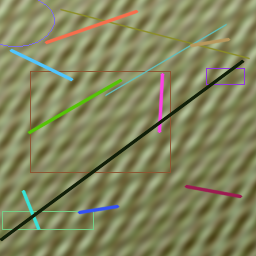
#> input picture samples/01_acceptable_clean.png, 256 x 256 px; its folder holds only this picture in this run
$ python -i features.py   (imports and definitions only)   (older library calls are emulated)
#> lines starting #> are read from the running program, lines starting #| are printed output that depends on the picture; after the words box and inside, x2 and y2 are one past the last pixel; in counts of white or black regions, pixels touching at a corner belong together
#> further down, picture is the input picture: shape (256, 256, 3); mean B, G, R 92.6, 133.2, 130.8
"""Image-quality feature extraction with OpenCV and NumPy.

Each feature is documented in FEATURE_SPECS (what / why / how / ML role).
"""

from __future__ import annotations

import cv2
import numpy as np

FEATURE_NAMES: list[str] = [
    "sharpness_laplacian_var",
    "edge_density",
    "gradient_mean",
    "brightness_mean",
    "brightness_p5",
    "brightness_p95",
    "dark_pixel_ratio",
    "bright_pixel_ratio",
    "contrast_std",
    "histogram_entropy",
    "histogram_skew",
    "noise_median_residual",
    "high_freq_energy",
    "saturation_mean",
    "saturation_std",
    "color_channel_imbalance",
    "local_mean_deviation",
    "tophat_residue",
    "blackhat_residue",
    "extreme_blob_ratio",
]

FEATURE_SPECS: dict[str, dict[str, str]] = {
    "sharpness_laplacian_var": {
        "measures": "Focus / high-frequency edge energy",
        "why": "Blurred images have a much smaller Laplacian response",
        "how": "Variance of Laplacian (second derivative) on grayscale",
        "ml_role": "Primary cue for blur / insufficient sharpness",
    },
    "edge_density": {
        "measures": "Fraction of pixels that are Canny edges",
        "why": "Blur and severe degradation suppress edges",
        "how": "Canny edge map mean",
        "ml_role": "Supports sharpness and severe-degradation classes",
    },
    "gradient_mean": {
        "measures": "Average Sobel gradient magnitude (texture)",
        "why": "Texture collapses under blur and some defects add local gradients",
        "how": "Mean of hypot(Sobel-x, Sobel-y)",
        "ml_role": "Texture statistic for quality and defect models",
    },
    "brightness_mean": {
        "measures": "Overall luminance",
        "why": "Underexposure is dark; overexposure is bright",
        "how": "Mean of 8-bit grayscale",
        "ml_role": "Exposure-related class separation",
    },
    "brightness_p5": {
        "measures": "Dark-end luminance (5th percentile)",
        "why": "Captures crushed shadows better than the mean alone",
        "how": "np.percentile(gray, 5)",
        "ml_role": "Underexposure cue",
    },
    "brightness_p95": {
        "measures": "Highlight luminance (95th percentile)",
        "why": "Captures clipped highlights",
        "how": "np.percentile(gray, 95)",
        "ml_role": "Overexposure cue",
    },
    "dark_pixel_ratio": {
        "measures": "Share of near-black pixels",
        "why": "Underexposed images have large dark regions",
        "how": "Mean of gray < 20",
        "ml_role": "Underexposure issue head",
    },
    "bright_pixel_ratio": {
        "measures": "Share of near-white pixels",
        "why": "Overexposed images have large clipped highlights",
        "how": "Mean of gray > 235",
        "ml_role": "Overexposure issue head",
    },
    "contrast_std": {
        "measures": "Global contrast",
        "why": "Severe degradation and wash-out reduce contrast",
        "how": "Standard deviation of grayscale",
        "ml_role": "Severe degradation and exposure extremes",
    },
    "histogram_entropy": {
        "measures": "Information content of the intensity histogram",
        "why": "Clipped or washed images have lower entropy",
        "how": "Shannon entropy of 256-bin histogram",
        "ml_role": "Global quality / corruption-like wash-out",
    },
    "histogram_skew": {
        "measures": "Asymmetry of the intensity distribution",
        "why": "Dark-skewed vs bright-skewed histograms indicate exposure issues",
        "how": "Third standardized moment of grayscale",
        "ml_role": "Underexposure vs overexposure",
    },
    "noise_median_residual": {
        "measures": "Grain / sensor-like noise",
        "why": "Impulse and Gaussian noise remain after a median filter",
        "how": "Mean absolute residual vs medianBlur(k=5)",
        "ml_role": "Primary noise cue",
    },
    "high_freq_energy": {
        "measures": "High-frequency amplitude (noise + fine detail)",
        "why": "Complements median residual; noisy images have extra HF energy without edges",
        "how": "Mean |gray - GaussianBlur(gray)|",
        "ml_role": "Noise vs sharpness disambiguation with Laplacian",
    },
    "saturation_mean": {
        "measures": "Average HSV saturation",
        "why": "Overexposure and wash-out desaturate; some stains increase saturation locally",
        "how": "Mean of HSV S channel / 255",
        "ml_role": "Color quality and stain-like defects",
    },
    "saturation_std": {
        "measures": "Saturation variation",
        "why": "Localized color stains raise saturation variance",
        "how": "Std of HSV S / 255",
        "ml_role": "Visual defect cue",
    },
    "color_channel_imbalance": {
        "measures": "Max |channel mean - gray mean|",
        "why": "Color casts and stains unbalance BGR channels",
        "how": "Max absolute difference of B/G/R means vs gray mean",
        "ml_role": "Defect / severe color degradation",
    },
    "local_mean_deviation": {
        "measures": "Strongest tile-level brightness anomaly",
        "why": "Localized defects (blobs) differ from global mean more than uniform issues",
        "how": "Max |tile_mean - global_mean| / (global_std + eps) over 8x8 tiles",
        "ml_role": "Potential visual defect / anomaly cue",
    },
    "tophat_residue": {
        "measures": "Bright thin structures (scratches, glints)",
        "why": "Morphological white top-hat highlights small bright defects",
        "how": "Mean of morphological top-hat with 9x9 ellipse",
        "ml_role": "Scratch-like visual defects",
    },
    "blackhat_residue": {
        "measures": "Dark thin structures (scratches, dirt)",
        "why": "Black-hat highlights small dark defects",
        "how": "Mean of morphological black-hat with 9x9 ellipse",
        "ml_role": "Scratch/spot visual defects",
    },
    "extreme_blob_ratio": {
        "measures": "Fraction of pixels in compact extreme-intensity blobs",
        "why": "Defect spots are compact; global over/underexposure is widespread",
        "how": "After thresholding tails, keep components with area in [20, 0.08*N]",
        "ml_role": "Potential visual defect vs global exposure",
    },
}


def _shannon_entropy(gray: np.ndarray) -> float:
    hist = cv2.calcHist([gray], [0], None, [256], [0, 256]).ravel()
    p = hist / (hist.sum() + 1e-12)
    p = p[p > 0]
    return float(-(p * np.log2(p)).sum())


def _skewness(values: np.ndarray) -> float:
    x = values.astype(np.float64).ravel()
    mu = x.mean()
    sigma = x.std()
    if sigma < 1e-8:
        return 0.0
    return float(np.mean(((x - mu) / sigma) ** 3))


def _local_mean_deviation(gray: np.ndarray, tiles: int = 8) -> float:
    h, w = gray.shape
    th, tw = max(h // tiles, 1), max(w // tiles, 1)
    g = gray.astype(np.float64)
    global_mean = g.mean()
    global_std = g.std() + 1e-6
    max_z = 0.0
    for i in range(tiles):
        for j in range(tiles):
            tile = g[i * th : (i + 1) * th, j * tw : (j + 1) * tw]
            if tile.size == 0:
                continue
            z = abs(tile.mean() - global_mean) / global_std
            if z > max_z:
                max_z = z
    return float(max_z)


def _extreme_blob_ratio(gray: np.ndarray) -> float:
    """Compact extreme blobs, excluding huge clipped regions."""
    h, w = gray.shape
    n = h * w
    low = (gray < 18).astype(np.uint8)
    high = (gray > 237).astype(np.uint8)
    mask = cv2.bitwise_or(low, high)
    num, _, stats, _ = cv2.connectedComponentsWithStats(mask, connectivity=8)
    if num <= 1:
        return 0.0
    min_area, max_area = 20, int(0.08 * n)
    blob_px = 0
    for i in range(1, num):
        area = int(stats[i, cv2.CC_STAT_AREA])
        if min_area <= area <= max_area:
            blob_px += area
    return float(blob_px / n)


def extract_features(image_bgr: np.ndarray) -> dict[str, float]:
    """Return a named dict of quality features for a BGR uint8 image."""
    if image_bgr is None or image_bgr.size == 0:
        raise ValueError("Empty image")
    if image_bgr.ndim == 2:
        image_bgr = cv2.cvtColor(image_bgr, cv2.COLOR_GRAY2BGR)

    gray = cv2.cvtColor(image_bgr, cv2.COLOR_BGR2GRAY)
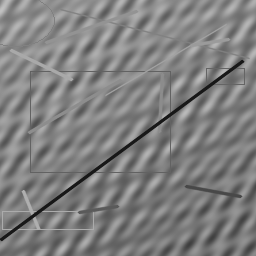
#> gray: shape (256, 256); min 24, max 193, mean 127.8
    hsv = cv2.cvtColor(image_bgr, cv2.COLOR_BGR2HSV)
#> hsv: shape (256, 256, 3); mean H, S, V 33.9, 89.1, 137.2
    gray_f = gray.astype(np.float64)

    laplacian = cv2.Laplacian(gray, cv2.CV_64F)
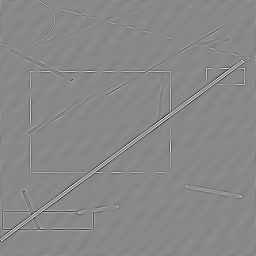
#> laplacian: shape (256, 256) float64; min -254, max 220, mean 0; drawn with min black and max white
    sharpness = float(laplacian.var())
#> sharpness = 379.1

    edges = cv2.Canny(gray, 80, 160)
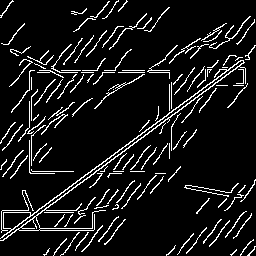
#> edges: shape (256, 256); 9% white in thin lines or dots
    edge_density = float(edges.mean() / 255.0)
#> edge_density = 0.0899

    gx = cv2.Sobel(gray, cv2.CV_64F, 1, 0, ksize=3)
    gy = cv2.Sobel(gray, cv2.CV_64F, 0, 1, ksize=3)
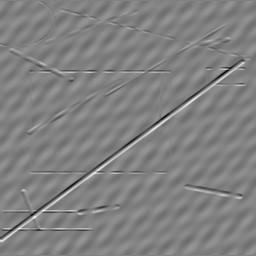
#> gy: shape (256, 256) float64; min -554, max 535, mean -0.8; drawn with min black and max white
    gradient_mean = float(np.mean(np.hypot(gx, gy)))
#> gradient_mean = 57.18

    brightness_mean = float(gray_f.mean())
#> brightness_mean = 127.8
    brightness_p5 = float(np.percentile(gray_f, 5))
#> brightness_p5 = 93
    brightness_p95 = float(np.percentile(gray_f, 95))
#> brightness_p95 = 164
    dark_pixel_ratio = float(np.mean(gray < 20))
#> dark_pixel_ratio = 0
    bright_pixel_ratio = float(np.mean(gray > 235))
#> bright_pixel_ratio = 0
    contrast_std = float(gray_f.std())
#> contrast_std = 24.01
    histogram_entropy = _shannon_entropy(gray)
#> in _shannon_entropy, `hist = cv2.calcHist([gray], [0], None, [256], [0, 256]).ravel()`: hist = 256 values, max 1304 at index 141, min 0 at index 0, mean 256
#> in _shannon_entropy, `p = hist / (hist.sum() + 1e-12)`: p = 256 values, max 0.0199 at index 141, min 0 at index 0, mean 0.00391
#> in _shannon_entropy, `p = p[p > 0]`: p = 167 values, max 0.0199 at index 114, min 1.53e-05 at index 25, mean 0.00599
#> histogram_entropy = 6.46
    histogram_skew = _skewness(gray_f)
#> in _skewness, `mu = x.mean()`: mu = 127.8
#> in _skewness, `sigma = x.std()`: sigma = 24.01
#> histogram_skew = -0.946

    median = cv2.medianBlur(gray, 5)
    noise_median_residual = float(np.mean(np.abs(gray_f - median.astype(np.float64))))
#> noise_median_residual = 2.02
    blurred = cv2.GaussianBlur(gray, (5, 5), 0)
    high_freq_energy = float(np.mean(np.abs(gray_f - blurred.astype(np.float64))))
#> high_freq_energy = 2.52

    sat = hsv[:, :, 1].astype(np.float64) / 255.0
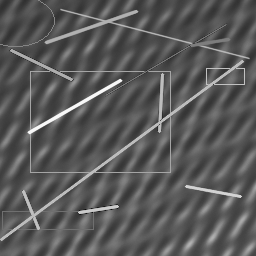
#> sat: shape (256, 256) float64; min 0.0471, max 0.973, mean 0.349
    saturation_mean = float(sat.mean())
#> saturation_mean = 0.349
    saturation_std = float(sat.std())
#> saturation_std = 0.112
    b_mean, g_mean, r_mean = [float(image_bgr[:, :, c].mean()) for c in range(3)]
#> b_mean = 92.55; g_mean = 133.2; r_mean = 130.8
    color_channel_imbalance = float(
        max(abs(b_mean - brightness_mean), abs(g_mean - brightness_mean), abs(r_mean - brightness_mean))
    )
#> color_channel_imbalance = 35.28

    kernel = cv2.getStructuringElement(cv2.MORPH_ELLIPSE, (9, 9))
    tophat = cv2.morphologyEx(gray, cv2.MORPH_TOPHAT, kernel)
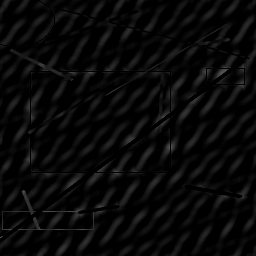
#> tophat: shape (256, 256); min 0, max 85, mean 8.8
    blackhat = cv2.morphologyEx(gray, cv2.MORPH_BLACKHAT, kernel)
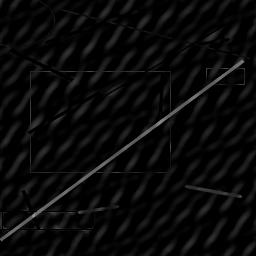
#> blackhat: shape (256, 256); min 0, max 147, mean 9.7

    return {
        "sharpness_laplacian_var": sharpness,
        "edge_density": edge_density,
        "gradient_mean": gradient_mean,
        "brightness_mean": brightness_mean,
        "brightness_p5": brightness_p5,
        "brightness_p95": brightness_p95,
        "dark_pixel_ratio": dark_pixel_ratio,
        "bright_pixel_ratio": bright_pixel_ratio,
        "contrast_std": contrast_std,
        "histogram_entropy": histogram_entropy,
        "histogram_skew": histogram_skew,
        "noise_median_residual": noise_median_residual,
        "high_freq_energy": high_freq_energy,
        "saturation_mean": saturation_mean,
        "saturation_std": saturation_std,
        "color_channel_imbalance": color_channel_imbalance,
        "local_mean_deviation": _local_mean_deviation(gray),
        "tophat_residue": float(tophat.mean()),
        "blackhat_residue": float(blackhat.mean()),
        "extreme_blob_ratio": _extreme_blob_ratio(gray),
    }
#> in _local_mean_deviation, `global_mean = g.mean()`: global_mean = 127.8
#> in _local_mean_deviation, `global_std = g.std() + 1e-6`: global_std = 24.01
#> after the loop in _local_mean_deviation, `for i in range(tiles):`: max_z = 0.735
#> in _extreme_blob_ratio, `h, w = gray.shape`: h = 256
#> in _extreme_blob_ratio, `n = h * w`: n = 65536
#> in _extreme_blob_ratio, `low = (gray < 18).astype(np.uint8)`: low: shape (256, 256); every value is 0
#> in _extreme_blob_ratio, `num, _, stats, _ = cv2.connectedComponentsWithStats(mask, connectivity..`: num = 1; stats = [[0, 0, 256, 256, 65536]]


def extract_feature_vector(image_bgr: np.ndarray) -> np.ndarray:
    feats = extract_features(image_bgr)
    return np.array([feats[name] for name in FEATURE_NAMES], dtype=np.float64)


def features_to_public_statistics(feats: dict[str, float]) -> dict[str, float]:
    """Compact statistics exposed in the API/UI."""
    return {
        "sharpness": round(feats["sharpness_laplacian_var"], 4),
        "brightness": round(feats["brightness_mean"], 4),
        "contrast": round(feats["contrast_std"], 4),
        "noise": round(feats["noise_median_residual"], 4),
        "saturation": round(feats["saturation_mean"], 4),
        "dark_pixel_ratio": round(feats["dark_pixel_ratio"], 4),
        "bright_pixel_ratio": round(feats["bright_pixel_ratio"], 4),
        "local_anomaly": round(feats["local_mean_deviation"], 4),
        "edge_density": round(feats["edge_density"], 4),
    }

>>> import cv2
>>> picture = cv2.imread('../../../samples/01_acceptable_clean.png')
>>> result = extract_features(picture)
#> result = 20 items

$ run again, on samples/05_noisy.png
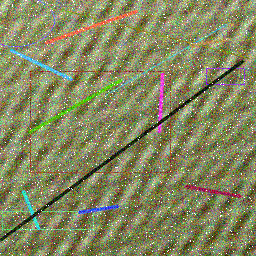
#> input picture samples/05_noisy.png, 256 x 256 px
#> picture is the input picture: shape (256, 256, 3); mean B, G, R 95.1, 134.9, 132.5
#> hsv: shape (256, 256, 3); mean H, S, V 57.4, 119.2, 156.5
#> sharpness = 16690.8
#> in extract_features, `edges = cv2.Canny(gray, 80, 160)`:
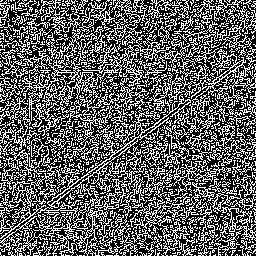
#> edges: shape (256, 256); 37.9% white in thin lines or dots
#> edge_density = 0.379
#> gradient_mean = 133.2
#> brightness_mean = 129.7
#> brightness_p5 = 74
#> brightness_p95 = 185
#> dark_pixel_ratio = 0.00429
#> bright_pixel_ratio = 0.0178
#> contrast_std = 36.57
#> hist = 256 values, max 1162 at index 255, min 0 at index 228, mean 256
#> in _shannon_entropy, `p = hist / (hist.sum() + 1e-12)`: p = 256 values, max 0.0177 at index 255, min 0 at index 228, mean 0.00391
#> in _shannon_entropy, `p = p[p > 0]`: p = 235 values, max 0.0177 at index 234, min 1.53e-05 at index 231, mean 0.00426
#> histogram_entropy = 7.07
#> mu = 129.7
#> sigma = 36.57
#> histogram_skew = 0.362
#> noise_median_residual = 20.06
#> high_freq_energy = 18.75
#> saturation_mean = 0.467
#> saturation_std = 0.225
#> b_mean = 95.1; g_mean = 134.9; r_mean = 132.5
#> color_channel_imbalance = 34.57
#> global_mean = 129.7
#> global_std = 36.57
#> after the loop in _local_mean_deviation, `for i in range(tiles):`: max_z = 0.47
#> in _extreme_blob_ratio, `h, w = gray.shape`: h = 256
#> n = 65536
#> low: shape (256, 256); values 0 (black) and 1 (white), 0.38% white in thin lines or dots, all inside (x1, y1, x2, y2) = (1, 61, 243, 239)
#> high: shape (256, 256); values 0 (black) and 1 (white), 1.8% white in thin lines or dots
#> in _extreme_blob_ratio, `mask = cv2.bitwise_or(low, high)`:
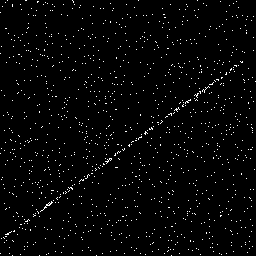
#> mask: shape (256, 256); values 0 (black) and 1 (white), 2.2% white in thin lines or dots
#> num = 1126; stats = 1126 rows, first 6: [0, 0, 256, 256, 64123], [7, 0, 1, 1, 1], [25, 0, 2, 1, 2], [37, 1, 2, 2, 3], [72, 0, 2, 3, 3], [138, 0, 1, 1, 1]
#> min_area = 20; max_area = 5242
#> the loop in _extreme_blob_ratio, `for i in range(1, num):` made 1125 passes
#> (area, blob_px) on pass 875: (24, 24)
#> after the loop in _extreme_blob_ratio, `for i in range(1, num):`: blob_px = 24
#> result = 20 items
